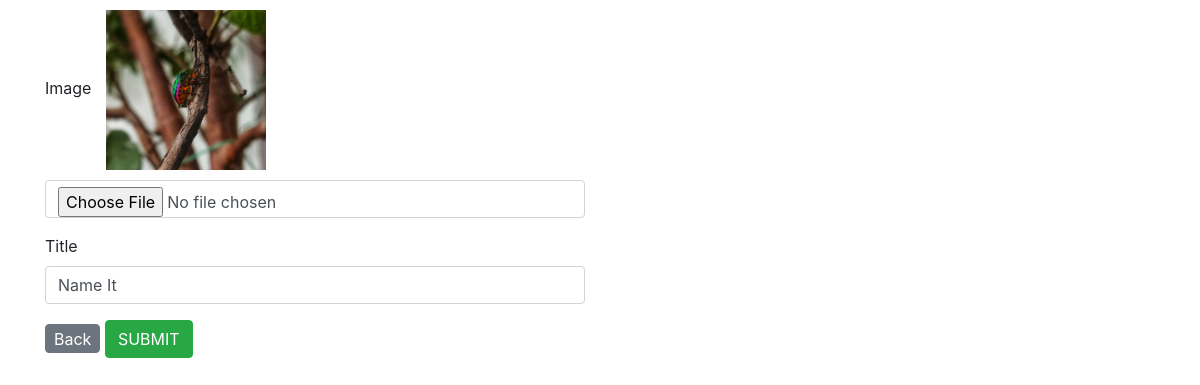
The page /addEdit.php?id=3 on the database its author committed.
### tables this page shows
CREATE TABLE `images` (
  `id` int(11) NOT NULL,
  `file_name` varchar(255) NOT NULL,
  `title` varchar(255) NOT NULL,
  `created` datetime NOT NULL,
  `modified` datetime NOT NULL,
  `status` tinyint(1) NOT NULL DEFAULT 1 COMMENT '1=Active, 0=Inactive'
);

### DB.class.php (called while the page is built, shortened)
<?php
class DB{
    private $dbHost     = "localhost";
    private $dbUsername = "root";
    private $dbPassword = "";
    private $dbName     = "gallery";
    public function __construct(){
        if(!isset($this->db)){
            $conn = new mysqli($this->dbHost, $this->dbUsername, $this->dbPassword, $this->dbName);
            if($conn->connect_error){
                die("Failed to connect with MySQL: " . $conn->connect_error);
            }else{
                $this->db = $conn;
            }
        }
    }
    public function getRows($table, $conditions = array()){
        $sql = 'SELECT ';
        $sql .= array_key_exists("select",$conditions)?$conditions['select']:'*';
        $sql .= ' FROM '.$table;
        if(array_key_exists("where",$conditions)){
            $sql .= ' WHERE ';
            $i = 0;
            foreach($conditions['where'] as $key => $value){
                $pre = ($i > 0)?' AND ':'';
                $sql .= $pre.$key." = '".$value."'";
                $i++;
            }
        }
        if(array_key_exists("order_by",$conditions)){
            $sql .= ' ORDER BY '.$conditions['order_by'];
        }else{
            $sql .= ' ORDER BY id DESC ';
        }
        $result = $this->db->query($sql);
        if(array_key_exists("return_type",$conditions) && $conditions['return_type'] != 'all'){
            switch($conditions['return_type']){
                case 'single':
                    $data = $result->fetch_assoc();
                    break;
            }
        }else{
            if($result->num_rows > 0){
                while($row = $result->fetch_assoc()){
                    $data[] = $row;
                }
            }
        }
        return !empty($data)?$data:false;
    }
}?>

### addEdit.php (the view, shortened to what this page needs)
<!DOCTYPE html>
<html lang="en">
<head>
	<link rel="stylesheet" type="text/css" href="fancybox/jquery.fancybox.min.css">
	<link rel="stylesheet" type="text/css" href="css/style.css">
    <link rel="stylesheet" href="bootstrap/bootstrap.min.css">
</head>
<body>
   <div class="container">
<?php
$postData = $imgData = array();
if(!empty($_GET['id'])){
    require_once 'DB.class.php';
    $db = new DB();
    $conditions['where'] = array(
        'id' => $_GET['id'],
    );
    $conditions['return_type'] = 'single';
    $imgData = $db->getRows('images', $conditions);
}
$imgData = !empty($postData)?$postData:$imgData;
?>
<div class="row">
    <div class="col-md-6">
        <form method="post" action="postAction.php" enctype="multipart/form-data">
            <div class="form-group">
                <label>Image</label>
                <?php if(!empty($imgData['file_name'])){ ?>
                    <img src="uploads/images/<?php echo $imgData['file_name']; ?>">
                <?php } ?>
                <input type="file" name="image" class="form-control" >
            </div>
            <div class="form-group">
                <label>Title</label>
                <input type="text" name="title" class="form-control" placeholder="Enter title" value="<?php echo !empty($imgData['title'])?$imgData['title']:''; ?>" >
            </div>
            <a href="manage.php" class="btn btn-secondary">Back</a>
            <input type="submit" name="imgSubmit" class="btn btn-success" value="SUBMIT">
        </form>
    </div>
</div>
</div>
</body>
</html>

### css/style.css (style rules this page uses)
a.btn { padding: .1rem .5rem; }
.form-group img { width:180px; padding: 10px; }

### rows shown on the page
images: file_name (picture), title "Name It"
